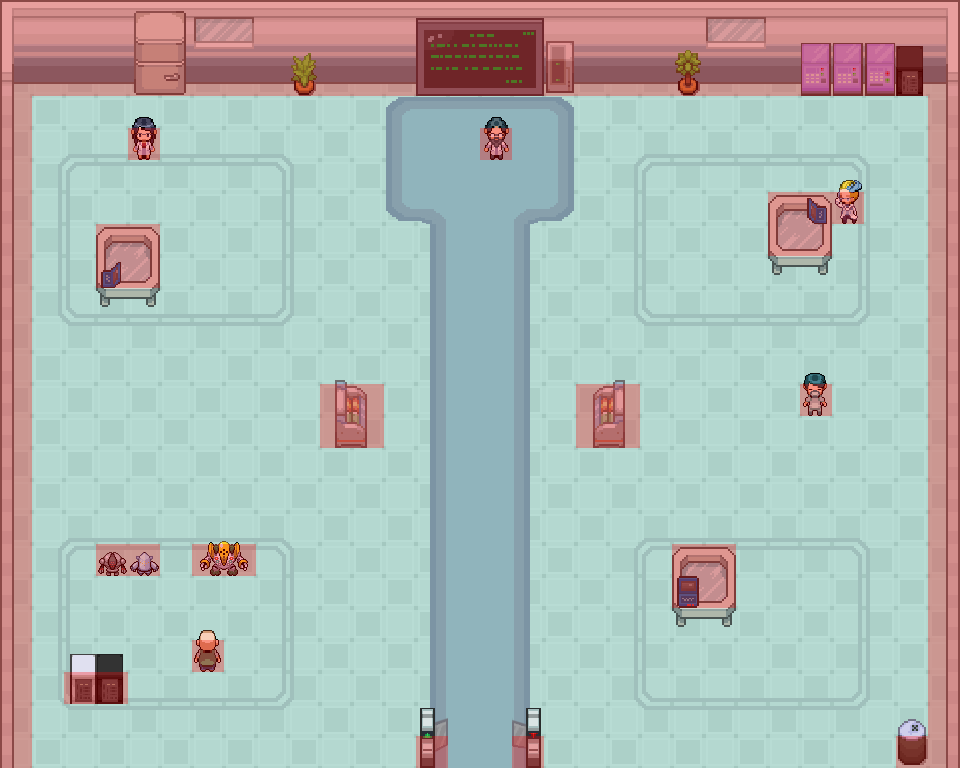

A level layout from a 2D game, rendered from its tile map. Below: a short description, then the map file with tile-grid data replaced by summaries:
An orthogonal 30x24 tile map with 32x32 px tiles, 6 tile layers (Ground1, Ground2, Collision1, Collision2, ...) and 15 objects (13x sign, Spawn Point, door).

<map version="1.8" tiledversion="1.8.4" orientation="orthogonal" renderorder="right-down" width="30" height="24" tilewidth="32" tileheight="32" infinite="0" nextlayerid="8" nextobjectid="19">
 <editorsettings>
  <export target="software_v.json" format="json" />
 </editorsettings>
 <tileset firstgid="1" name="tileset" tilewidth="32" tileheight="32" tilecount="1365" columns="39">
  <image source="../tilesets/tileset.png" width="1248" height="1120" />
 </tileset>
 <layer id="1" name="Ground1" width="30" height="24">
  <data>[720 cells, 720 non-empty, 20 distinct tile ids]</data>
 </layer>
 <layer id="2" name="Ground2" width="30" height="24">
  <data>[720 cells, 92 non-empty, 10 distinct tile ids]</data>
 </layer>
 <layer id="3" name="Collision1" width="30" height="24">
  <data>[720 cells, 172 non-empty, 35 distinct tile ids]</data>
 </layer>
 <layer id="4" name="Collision2" width="30" height="24">
  <data>[720 cells, 33 non-empty, 31 distinct tile ids]</data>
 </layer>
 <layer id="5" name="Above" width="30" height="24">
  <data>[720 cells, 24 non-empty, 19 distinct tile ids]</data>
 </layer>
 <layer id="7" name="CollisionLayer" width="30" height="24">
  <data>[720 cells, 173 non-empty, 2 distinct tile ids]</data>
 </layer>
 <objectgroup id="6" name="Objects">
  <object id="1" name="Spawn Point" x="480" y="704">
   <point />
  </object>
  <object id="2" name="door" type="door" gid="1" x="448" y="768" width="64" height="9">
   <properties>
    <property name="destination" value="OverWorldScene" />
    <property name="link" type="bool" value="false" />
   </properties>
  </object>
  <object id="5" name="sign" type="sign" gid="1" x="192" y="672" width="32" height="32">
   <properties>
    <property name="direction" value="down" />
    <property name="text" value="id7" />
   </properties>
  </object>
  <object id="12" name="sign" type="sign" gid="1" x="63.9774" y="703.725" width="32" height="32">
   <properties>
    <property name="direction" value="up" />
    <property name="text" value="id13" />
   </properties>
  </object>
  <object id="13" name="sign" type="sign" gid="1" x="95.4221" y="703.785" width="32" height="32">
   <properties>
    <property name="direction" value="up" />
    <property name="text" value="id14" />
   </properties>
  </object>
  <object id="6" name="sign" type="sign" gid="1" x="800" y="416" width="32" height="32">
   <properties>
    <property name="direction" value="up" />
    <property name="text" value="id9" />
   </properties>
  </object>
  <object id="14" name="sign" type="sign" gid="1" x="671.476" y="607.233" width="32" height="32">
   <properties>
    <property name="direction" value="up" />
    <property name="text" value="id15" />
   </properties>
  </object>
  <object id="18" name="sign" type="sign" gid="1" x="95.2937" y="289.96" width="32" height="32">
   <properties>
    <property name="direction" value="right" />
    <property name="text" value="id19" />
   </properties>
  </object>
  <object id="15" name="sign" type="sign" gid="1" x="894.996" y="766.801" width="32" height="32">
   <properties>
    <property name="direction" value="right" />
    <property name="text" value="id16" />
   </properties>
  </object>
  <object id="7" name="sign" type="sign" gid="1" x="832" y="224" width="32" height="32">
   <properties>
    <property name="direction" value="up" />
    <property name="text" value="id11" />
   </properties>
  </object>
  <object id="16" name="sign" type="sign" gid="1" x="894.71" y="96.0974" width="32" height="32">
   <properties>
    <property name="direction" value="up" />
    <property name="text" value="id17" />
   </properties>
  </object>
  <object id="10" name="sign" type="sign" gid="1" x="479.521" y="160.696" width="32" height="32">
   <properties>
    <property name="direction" value="up" />
    <property name="text" value="id10" />
   </properties>
  </object>
  <object id="17" name="sign" type="sign" gid="1" x="543.472" y="95.5027" width="32" height="32">
   <properties>
    <property name="direction" value="up" />
    <property name="text" value="id18" />
   </properties>
  </object>
  <object id="11" name="sign" type="sign" gid="1" x="418.674" y="96.7444" width="123.891" height="32">
   <properties>
    <property name="direction" value="up" />
    <property name="text" value="id12" />
   </properties>
  </object>
  <object id="8" name="sign" type="sign" gid="1" x="128" y="160" width="32" height="32">
   <properties>
    <property name="direction" value="up" />
    <property name="text" value="id8" />
   </properties>
  </object>
 </objectgroup>
</map>
